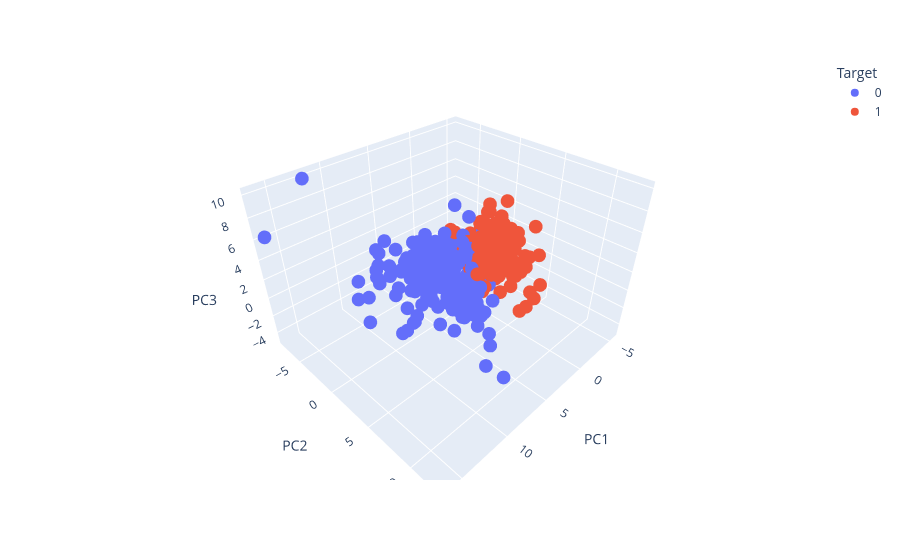

The notebook cell saved with this chart:
### Code cell
import plotly.express as px

fig = px.scatter_3d(
    x=data_pca[:, 0],
    y=data_pca[:, 1],
    z=data_pca[:, 2],
    color=cancer_dataset['target'].astype(str),
    labels={
        'x': 'PC1',
        'y': 'PC2',
        'z': 'PC3',
        'color': 'Target'
    }
)

fig.show()

### Figure 1 — Plotly figure (JSON) as saved in the notebook; plotly's stock layout.template omitted (floating-point values rounded to 4 significant figures; data arrays with more than 128 entries replaced by an {"elided": "..."} marker saying what was removed)
{"data": [{"hovertemplate": "Target=0<br>PC1=%{x}<br>PC2=%{y}<br>PC3=%{z}<extra></extra>", "legendgroup": "0", "marker": {"color": "#636efa", "symbol": "circle"}, "mode": "markers", "name": "0", "scene": "scene", "showlegend": true, "type": "scatter3d", "x": {"elided": "212 float values"}, "y": {"elided": "212 float values"}, "z": {"elided": "212 float values"}}, {"hovertemplate": "Target=1<br>PC1=%{x}<br>PC2=%{y}<br>PC3=%{z}<extra></extra>", "legendgroup": "1", "marker": {"color": "#EF553B", "symbol": "circle"}, "mode": "markers", "name": "1", "scene": "scene", "showlegend": true, "type": "scatter3d", "x": {"elided": "357 float values"}, "y": {"elided": "357 float values"}, "z": {"elided": "357 float values"}}], "layout": {"legend": {"title": {"text": "Target"}, "tracegroupgap": 0}, "margin": {"t": 60}, "scene": {"domain": {"x": [0, 1], "y": [0, 1]}, "xaxis": {"title": {"text": "PC1"}}, "yaxis": {"title": {"text": "PC2"}}, "zaxis": {"title": {"text": "PC3"}}}}}
